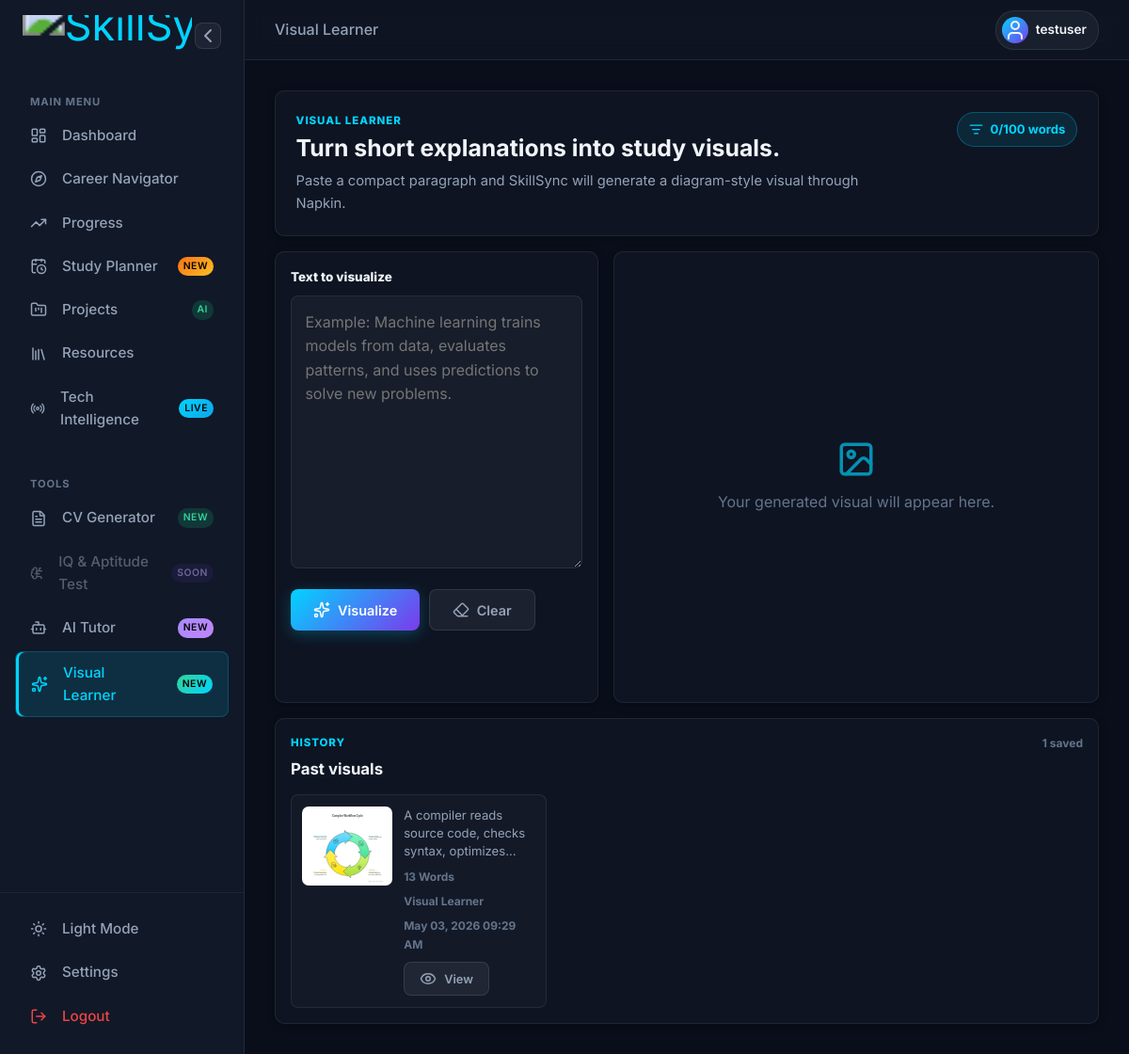
/visual-learner/ (signed in), run on the app's committed database.
### database/models.py (models this page shows, shortened)
class User(UserMixin, db.Model):
    __tablename__ = "users"
    id = db.Column(db.Integer, primary_key=True)
    username = db.Column(db.String(80), unique=True, nullable=False)
    email = db.Column(db.String(120), unique=True, nullable=False)
    password_hash = db.Column(db.String(256), nullable=False)
    role = db.Column(db.String(20), default="student")  # student / counselor
    created_at = db.Column(db.DateTime, default=datetime.utcnow)
    profile = db.relationship("Profile", backref="user", uselist=False, cascade="all, delete-orphan")
    nontech_profile = db.relationship("NonTechProfile", backref="user", uselist=False, cascade="all, delete-orphan")
    career_scores = db.relationship("CareerScore", backref="user", cascade="all, delete-orphan")
    roadmaps = db.relationship("Roadmap", backref="user", cascade="all, delete-orphan")
    visual_items = db.relationship("VisualLearnerItem", backref="user", cascade="all, delete-orphan",
                                   order_by="VisualLearnerItem.created_at.desc()")

class VisualLearnerItem(db.Model):
    __tablename__ = "visual_learner_items"
    id = db.Column(db.Integer, primary_key=True)
    user_id = db.Column(db.Integer, db.ForeignKey("users.id"), nullable=False)
    input_text = db.Column(db.Text, nullable=False)
    visual_url = db.Column(db.String(500), nullable=False)
    request_id = db.Column(db.String(120))
    word_count = db.Column(db.Integer, default=0)
    source = db.Column(db.String(30), default="visual_learner")  # visual_learner / tutor
    created_at = db.Column(db.DateTime, default=datetime.utcnow)

### routes/visual_learner.py (the view)
@visual_learner_bp.route("/", methods=["GET"])
@login_required
def index():
    history = (
        VisualLearnerItem.query.filter_by(user_id=current_user.id)
        .order_by(VisualLearnerItem.created_at.desc())
        .limit(20)
        .all()
    )
    return render_template("visual_learner/index.html", max_words=MAX_VISUAL_WORDS, history=history)

### templates/visual_learner/index.html (shortened to what this page needs)
{% extends "base.html" %}
{% block breadcrumbs %}
<span>Visual Learner</span>
{% endblock %}
{% block extra_css %}
<link rel="stylesheet" href="{{ url_for('static', filename='css/visual_learner.css') }}">
{% endblock %}
{% block content %}
<div class="visual-learner-page">
  <section class="vl-hero">
    <div>
      <p class="vl-kicker">Visual Learner</p>
      <h1>Turn short explanations into study visuals.</h1>
      <p>Paste a compact paragraph and SkillSync will generate a diagram-style visual through Napkin.</p>
    </div>
    <div class="vl-limit-pill">
      <i data-lucide="list-filter"></i>
      <span><strong id="wordCount">0</strong>/{{ max_words }} words</span>
    </div>
  </section>
  <section class="vl-workspace">
    <div class="vl-input-card">
      <label for="visualText">Text to visualize</label>
      <textarea id="visualText" maxlength="1200" placeholder="Example: Machine learning trains models from data, evaluates patterns, and uses predictions to solve new problems."></textarea>
      <div class="vl-actions">
        <button class="btn btn-primary" id="visualizeBtn" onclick="generateVisual()" disabled>
          <i data-lucide="sparkles" class="btn-icon"></i>
          Visualize
        </button>
        <button class="btn btn-secondary" onclick="clearVisualLearner()">
          <i data-lucide="eraser" class="btn-icon"></i>
          Clear
        </button>
      </div>
      <p class="vl-message" id="visualMessage"></p>
    </div>
    <div class="vl-preview-card">
      <div class="vl-preview-empty" id="visualEmpty">
        <i data-lucide="image"></i>
        <p>Your generated visual will appear here.</p>
      </div>
    </div>
  </section>
  <section class="vl-history-card">
    <div class="vl-history-head">
      <div>
        <p class="vl-kicker">History</p>
        <h2>Past visuals</h2>
      </div>
      <span>{{ history|length }} saved</span>
    </div>
    <div class="vl-history-list" id="visualHistory">
      {% if history %}
        {% for item in history %}
        <article class="vl-history-item" data-url="{{ item.visual_url }}">
          <button type="button" class="vl-history-preview" onclick="loadHistoryVisual('{{ item.visual_url }}')">
            <img src="{{ item.visual_url }}" alt="Saved visual">
          </button>
          <div class="vl-history-body">
            <p>{{ item.input_text }}</p>
            <div class="vl-history-meta">
              <span>{{ item.word_count }} words</span>
              <span>{{ item.source.replace('_', ' ') }}</span>
              <span>{{ item.created_at.strftime('%b %d, %Y %I:%M %p') }}</span>
            </div>
            <button type="button" class="btn btn-secondary btn-sm" onclick="loadHistoryVisual('{{ item.visual_url }}')">
              <i data-lucide="eye" class="btn-icon"></i>
              View
            </button>
          </div>
        </article>
        {% endfor %}
      {% else %}
        <div class="vl-history-empty" id="historyEmpty">No saved visuals yet.</div>
      {% endif %}
    </div>
  </section>
</div>
{% endblock %}

### templates/base.html (shortened to what this page needs)
<!DOCTYPE html>
<html lang="en" data-theme="dark">
<head>
    <link rel="stylesheet" href="{{ url_for('static', filename='css/style.css') }}">
    <link rel="stylesheet" href="{{ url_for('static', filename='css/dashboard.css') }}">
    {% block extra_css %}{% endblock %}
</head>
<body class="{% if current_user.is_authenticated and current_user.nontech_profile and not current_user.profile %}theme-nontech{% endif %}">
    {% set is_dashboard = current_user.is_authenticated and (current_user.profile or current_user.nontech_profile) %}
    {% if is_dashboard %}
    <div class="app-layout">
        <aside class="app-sidebar">
            <div class="sidebar-brand">
                <div class="brand-wrapper">
                    <a href="{{ url_for('dashboard.index') }}" class="brand-link">
                        <img src="{{ url_for('static', filename='images/logo-full.png') }}" alt="SkillSync Logo" class="brand-logo" id="mainBrandLogo">
                    </a>
                </div>
                <button id="sidebar-toggle" class="sidebar-toggle-btn" title="Toggle Sidebar">
                    <i data-lucide="chevron-left" class="toggle-icon"></i>
                </button>
            </div>
            {% set is_nontech = current_user.is_authenticated and current_user.nontech_profile and not current_user.profile %}
            <div class="sidebar-nav">
                <span class="nav-section-title">MAIN MENU</span>
                <a href="{{ url_for('dashboard.index') }}" class="nav-link {% if request.path.startswith('/dashboard') %}active{% endif %}">
                    <i data-lucide="layout-dashboard" class="nav-icon"></i>
                    <span>Dashboard</span>
                </a>
                <a href="{% if is_nontech %}{{ url_for('nontech.dashboard') }}{% else %}{{ url_for('career.results') }}{% endif %}" class="nav-link ">
                    <i data-lucide="compass" class="nav-icon"></i>
                    <span>{% if is_nontech %}Path Finder{% else %}Career Navigator{% endif %}</span>
                </a>
                <a href="{{ url_for('progress.tracker') }}" class="nav-link {% if request.path.startswith('/progress') %}active{% endif %}">
                    <i data-lucide="trending-up" class="nav-icon"></i>
                    <span>Progress</span>
                </a>
                <a href="{{ url_for('study_planner.index') }}" class="nav-link {% if request.path.startswith('/study-planner') %}active{% endif %}">
                    <i data-lucide="calendar-clock" class="nav-icon"></i>
                    <span>Study Planner</span>
                    <span class="badge badge-new" style="background: linear-gradient(135deg, #f97316, #fbbf24); color: #000;">New</span>
                </a>
                {% if not is_nontech %}
                <a href="{{ url_for('career.projects_latest') }}" class="nav-link {% if request.path.startswith('/career/projects') %}active{% endif %}">
                    <i data-lucide="folder-kanban" class="nav-icon"></i>
                    <span>Projects</span>
                    <span class="badge badge-new">AI</span>
                </a>
                {% endif %}
                <a href="{{ url_for('resources.index') }}" class="nav-link {% if request.path.startswith('/resources') %}active{% endif %}">
                    <i data-lucide="library" class="nav-icon"></i>
                    <span>Resources</span>
                </a>
                <a href="{{ url_for('news.feed') }}" class="nav-link {% if request.path.startswith('/news') %}active{% endif %}">
                    <i data-lucide="radio" class="nav-icon"></i>
                    <span>{% if is_nontech %}Career News{% else %}Tech Intelligence{% endif %}</span>
                    <span class="badge badge-new" style="background: linear-gradient(135deg, #00d4ff, #0ea5e9); color: #000;">Live</span>
                </a>
                <span class="nav-section-title mt-4">TOOLS</span>
                <a href="{{ url_for('cv.builder') }}" class="nav-link {% if request.path.startswith('/cv') %}active{% endif %}">
                    <i data-lucide="file-text" class="nav-icon"></i>
                    <span>CV Generator</span>
                    <span class="badge badge-new">New</span>
                </a>
                <a href="#" class="nav-link disabled" title="Coming Soon">
                    <i data-lucide="brain-circuit" class="nav-icon"></i>
                    <span>IQ & Aptitude Test</span>
                    <span class="badge badge-soon">Soon</span>
                </a>
                <a href="{{ url_for('chatbot.tutor_view') }}" class="nav-link {% if request.path.startswith('/chatbot/tutor') %}active{% endif %}">
                    <i data-lucide="bot" class="nav-icon"></i>
                    <span>AI Tutor</span>
                    <span class="badge badge-new" style="background: linear-gradient(135deg, #a78bfa, #c084fc); color: #000;">New</span>
                </a>
                <a href="{{ url_for('visual_learner.index') }}" class="nav-link {% if request.path.startswith('/visual-learner') %}active{% endif %}">
                    <i data-lucide="sparkles" class="nav-icon"></i>
                    <span>Visual Learner</span>
                    <span class="badge badge-new" style="background: linear-gradient(135deg, #34d399, #00d4ff); color: #000;">New</span>
                </a>
            </div>
            <div class="sidebar-footer">
                <a href="#" id="themeToggleBtn" class="nav-link">
                    <i data-lucide="sun" id="themeToggleIcon" class="nav-icon"></i>
                    <span id="themeToggleText">Light Mode</span>
                </a>
                <a href="{% if is_nontech %}{{ url_for('nontech.intake') }}{% else %}{{ url_for('profile.setup') }}{% endif %}" class="nav-link ">
                    <i data-lucide="settings" class="nav-icon"></i>
                    <span>Settings</span>
                </a>
                <a href="{{ url_for('auth.logout') }}" class="nav-link text-danger">
                    <i data-lucide="log-out" class="nav-icon"></i>
                    <span>Logout</span>
                </a>
            </div>
        </aside>
        <main class="app-main">
            <header class="app-header">
                <div class="header-breadcrumbs">
                    {% block breadcrumbs %}<span>Overview</span>{% endblock %}
                </div>
                <div class="header-user">
                    <div class="user-avatar">
                        <i data-lucide="user"></i>
                    </div>
                    <span class="user-name">{{ current_user.username }}</span>
                </div>
            </header>
            <div class="app-content">
    {% endif %}
    {% block content %}{% endblock %}
    {% if is_dashboard %}
            </div>
        </main>
    </div>
    {% else %}
    </main>
    {% endif %}
</body>
</html>

### static/css/style.css (style rules this page uses)
:root { --bg-primary: #0a0e1a; --bg-secondary: #111827; --bg-card: rgba(17, 24, 39, 0.7); --bg-card-hover: rgba(30, 41, 59, 0.8); --bg-glass: rgba(255, 255, 255, 0.03); --bg-glass-border: rgba(255, 255, 255, 0.08); --text-primary: #f1f5f9; --text-secondary: #94a3b8; --text-muted: #64748b; --text-dim: #475569; --accent-cyan: #00d4ff; --accent-rgb: 0, 212, 255; --accent-purple: #7c3aed; --accent-pink: #f472b6; --accent-green: #34d399; --accent-yellow: #fbbf24; --accent-orange: #fb923c; --accent-red: #f87171; --accent-amber: #f59e0b; --gradient-amber: linear-gradient(135deg, #f59e0b, #f97316); --shadow-amber: 0 0 30px rgba(245, 158, 11, 0.25); --gradient-primary: linear-gradient(135deg, #00d4ff, #7c3aed); --gradient-accent: linear-gradient(135deg, #7c3aed, #f472b6); --gradient-success: linear-gradient(135deg, #34d399, #00d4ff); --gradient-warm: linear-gradient(135deg, #fbbf24, #f472b6); --space-xs: 0.25rem; --space-sm: 0.5rem; --space-md: 1rem; --space-lg: 1.5rem; --space-xl: 2rem; --space-2xl: 3rem; --radius-sm: 8px; --radius-md: 12px; --radius-lg: 16px; --radius-xl: 24px; --radius-full: 9999px; --shadow-sm: 0 2px 8px rgba(0, 0, 0, 0.3); --shadow-md: 0 4px 20px rgba(0, 0, 0, 0.4); --shadow-lg: 0 8px 40px rgba(0, 0, 0, 0.5); --shadow-glow: 0 0 30px rgba(0, 212, 255, 0.15); --shadow-glow-purple: 0 0 30px rgba(124, 58, 237, 0.15); --transition-fast: 0.15s ease; --transition-normal: 0.3s ease; --transition-slow: 0.5s ease; --font-family: 'Inter', -apple-system, BlinkMacSystemFont, sans-serif; }
*, *::before, *::after { margin: 0; padding: 0; box-sizing: border-box; }
html { scroll-behavior: smooth; -webkit-font-smoothing: antialiased; }
body { font-family: var(--font-family); background: var(--bg-primary); color: var(--text-primary); line-height: 1.6; min-height: 100vh; overflow-x: hidden; background-image: radial-gradient(ellipse at 20% 50%, rgba(0, 212, 255, 0.04) 0%, transparent 50%), radial-gradient(ellipse at 80% 20%, rgba(124, 58, 237, 0.04) 0%, transparent 50%), radial-gradient(ellipse at 50% 80%, rgba(244, 114, 182, 0.03) 0%, transparent 50%); }
a { color: var(--accent-cyan); text-decoration: none; transition: color var(--transition-fast); }
.nav-link { display: flex; align-items: center; gap: var(--space-xs); padding: var(--space-sm) var(--space-md); border-radius: var(--radius-sm); color: var(--text-secondary); font-size: 0.875rem; font-weight: 500; transition: all var(--transition-fast); }
.nav-link.active { color: var(--accent-cyan); background: rgba(0, 212, 255, 0.1); }
.nav-icon { width: 18px; height: 18px; }
.btn { display: inline-flex; align-items: center; justify-content: center; gap: var(--space-sm); padding: 12px 24px; border: none; border-radius: var(--radius-sm); font-family: var(--font-family); font-size: 0.9rem; font-weight: 600; cursor: pointer; transition: all var(--transition-fast); text-decoration: none; outline: none; white-space: nowrap; }
.btn-icon { width: 18px; height: 18px; }
.btn-primary { background: var(--gradient-primary); color: white; box-shadow: 0 4px 15px rgba(0, 212, 255, 0.25); }
.btn-secondary { background: rgba(255, 255, 255, 0.06); color: var(--text-secondary); border: 1px solid rgba(255, 255, 255, 0.1); }
.btn-sm { padding: 8px 16px; font-size: 0.8rem; }
.badge { padding: 2px 10px; border-radius: var(--radius-full); font-size: 0.7rem; font-weight: 600; text-transform: uppercase; letter-spacing: 0.05em; }
.brand-logo { height: 42px; width: auto; max-width: none; transform: scale(2.8); transform-origin: left center; }
.mt-4 { margin-top: var(--space-xl); }

### data on the page
User: username "testuser"
VisualLearnerItem: visual_url (picture), input_text "A compiler reads source code, checks syntax,…", word_count "13", source.replace "Visual Learner", created_at "May 03, 2026 09:29 AM"

### other printed values
{{ max_words }} "100"
{{ history|length }} "1"
